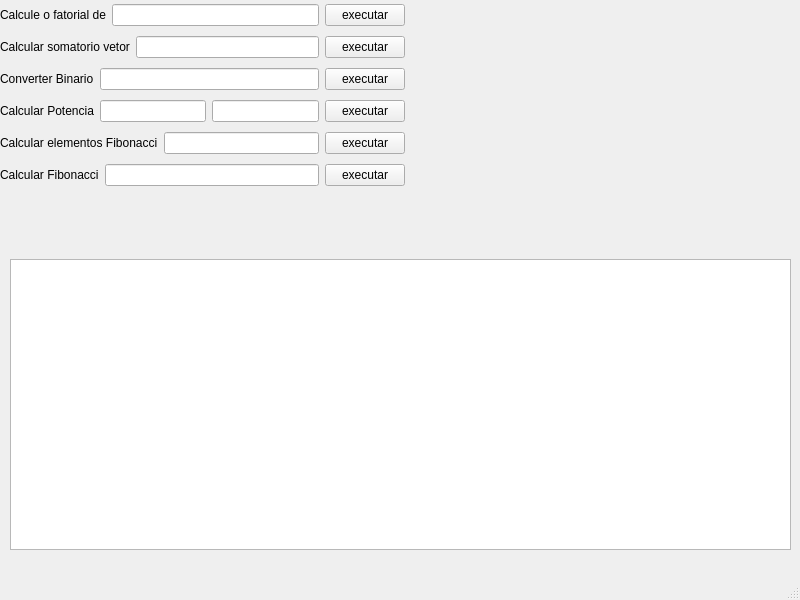
<?xml version="1.0" encoding="UTF-8"?>
<ui version="4.0">
 <class>MainWindow</class>
 <widget class="QMainWindow" name="MainWindow">
  <property name="geometry">
   <rect>
    <x>0</x>
    <y>0</y>
    <width>800</width>
    <height>600</height>
   </rect>
  </property>
  <property name="windowTitle">
   <string>MainWindow</string>
  </property>
  <widget class="QWidget" name="centralwidget">
   <widget class="QTextEdit" name="textEdit_output">
    <property name="geometry">
     <rect>
      <x>10</x>
      <y>259</y>
      <width>781</width>
      <height>291</height>
     </rect>
    </property>
   </widget>
   <widget class="QWidget" name="">
    <property name="geometry">
     <rect>
      <x>0</x>
      <y>0</y>
      <width>405</width>
      <height>194</height>
     </rect>
    </property>
    <layout class="QVBoxLayout" name="verticalLayout">
     <item>
      <layout class="QHBoxLayout" name="horizontalLayout">
       <item>
        <widget class="QLabel" name="label">
         <property name="text">
          <string>&lt;html&gt;&lt;head/&gt;&lt;body&gt;&lt;p&gt;Calcule o fatorial de&lt;/p&gt;&lt;/body&gt;&lt;/html&gt;</string>
         </property>
        </widget>
       </item>
       <item>
        <widget class="QLineEdit" name="lineEdit_inputFatorial"/>
       </item>
       <item>
        <widget class="QPushButton" name="pushButton">
         <property name="text">
          <string>executar</string>
         </property>
        </widget>
       </item>
      </layout>
     </item>
     <item>
      <layout class="QHBoxLayout" name="horizontalLayout_2">
       <item>
        <widget class="QLabel" name="label_2">
         <property name="text">
          <string>&lt;html&gt;&lt;head/&gt;&lt;body&gt;&lt;p&gt;Calcular somatorio vetor&lt;/p&gt;&lt;/body&gt;&lt;/html&gt;</string>
         </property>
        </widget>
       </item>
       <item>
        <widget class="QLineEdit" name="lineEdit_inputSomatorio"/>
       </item>
       <item>
        <widget class="QPushButton" name="pushButton_executarSomatorio">
         <property name="text">
          <string>executar</string>
         </property>
        </widget>
       </item>
      </layout>
     </item>
     <item>
      <layout class="QHBoxLayout" name="horizontalLayout_3">
       <item>
        <widget class="QLabel" name="label_3">
         <property name="text">
          <string>&lt;html&gt;&lt;head/&gt;&lt;body&gt;&lt;p&gt;Converter Binario&lt;/p&gt;&lt;/body&gt;&lt;/html&gt;</string>
         </property>
        </widget>
       </item>
       <item>
        <widget class="QLineEdit" name="lineEdit_inputBinario"/>
       </item>
       <item>
        <widget class="QPushButton" name="pushButton_executarBinario">
         <property name="text">
          <string>executar</string>
         </property>
        </widget>
       </item>
      </layout>
     </item>
     <item>
      <layout class="QHBoxLayout" name="horizontalLayout_4">
       <item>
        <widget class="QLabel" name="label_4">
         <property name="text">
          <string>&lt;html&gt;&lt;head/&gt;&lt;body&gt;&lt;p&gt;Calcular Potencia&lt;/p&gt;&lt;/body&gt;&lt;/html&gt;</string>
         </property>
        </widget>
       </item>
       <item>
        <widget class="QLineEdit" name="lineEdit_inputBase"/>
       </item>
       <item>
        <widget class="QLineEdit" name="lineEdit_inputExpoente"/>
       </item>
       <item>
        <widget class="QPushButton" name="pushButton_2">
         <property name="text">
          <string>executar</string>
         </property>
        </widget>
       </item>
      </layout>
     </item>
     <item>
      <layout class="QHBoxLayout" name="horizontalLayout_5">
       <item>
        <widget class="QLabel" name="label_5">
         <property name="text">
          <string>Calcular elementos Fibonacci</string>
         </property>
        </widget>
       </item>
       <item>
        <widget class="QLineEdit" name="lineEdit_inputFibonacci"/>
       </item>
       <item>
        <widget class="QPushButton" name="pushButton_ExecutarFibonacci">
         <property name="text">
          <string>executar</string>
         </property>
        </widget>
       </item>
      </layout>
     </item>
     <item>
      <layout class="QHBoxLayout" name="horizontalLayout_6">
       <item>
        <widget class="QLabel" name="label_6">
         <property name="text">
          <string>Calcular Fibonacci</string>
         </property>
        </widget>
       </item>
       <item>
        <widget class="QLineEdit" name="lineEdit_inputCalculoFibonacci"/>
       </item>
       <item>
        <widget class="QPushButton" name="pushButton_3">
         <property name="text">
          <string>executar</string>
         </property>
        </widget>
       </item>
      </layout>
     </item>
    </layout>
   </widget>
  </widget>
  <widget class="QMenuBar" name="menubar">
   <property name="geometry">
    <rect>
     <x>0</x>
     <y>0</y>
     <width>800</width>
     <height>22</height>
    </rect>
   </property>
  </widget>
  <widget class="QStatusBar" name="statusbar"/>
 </widget>
 <resources/>
 <connections/>
</ui>
